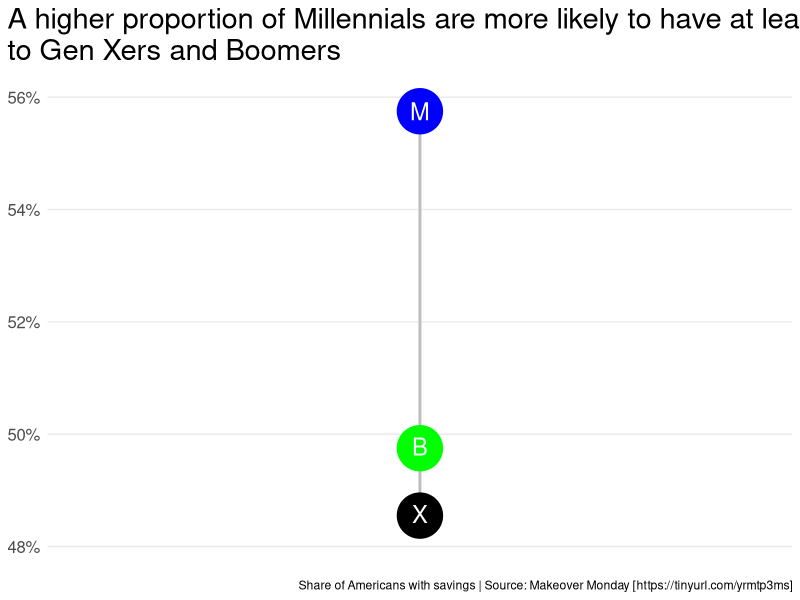

The R script that drew this image:
library(dplyr) # A Grammar of Data Manipulation
library(ggplot2) # Create Elegant Data Visualisations Using the Grammar of Graphics
library(stringr) # Simple, Consistent Wrappers for Common String Operations

data <- readr::read_csv("makeovermonday/2016/Week 4/disaggregated_data.csv")

american_savings <- data %>% 
  mutate(
    age_category = case_when(
      str_detect(category, "Millennials") ~ "Eighteen_to_thirty_four",
      str_detect(category, "Gen Xer") ~ "Thirty_five_to_fifty_four",
      TRUE ~ "Fifty_five_plus"
    ),
    savings_category = case_when(
      !subcategory %in% c("I don't have a savings account", "$0") ~ "Savings",
      TRUE ~ subcategory
    )) %>% 
  with_groups(c(savings_category, category, age_category), summarise, sum_value = sum(value)) %>%
  with_groups(c(savings_category, age_category), summarise, avg_value = mean(sum_value)) %>% 
  filter(savings_category == "Savings") %>% 
  tidyr::pivot_wider(names_from = age_category, values_from = avg_value) %>% 
  mutate(num = 1)

ggplot(data = american_savings) +
  geom_segment(aes(x = num, xend = num, y = Eighteen_to_thirty_four, yend = Thirty_five_to_fifty_four), size = 1, color = "grey") +
  geom_point(aes(x = num, y = Eighteen_to_thirty_four), size = 15, colour = "blue") +
  geom_point(aes(x = num, y = Thirty_five_to_fifty_four), size = 15, colour = "black") +
  geom_point(aes(x = num, y = Fifty_five_plus), size = 15, colour = "green") +
  annotate(geom = "text", x = 1, y = .5575, label = "M", size = 6, colour = "white") +
  annotate(geom = "text", x = 1, y = .4978, label = "B", size = 6, colour = "white") +
  annotate(geom = "text", x = 1, y = .4858, label = "X", size = 6, colour = "white") +
  scale_y_continuous(labels = scales::percent_format(accuracy = 1), limits = c(.48, .56)) +
  theme_minimal() +
  theme(
    axis.title = element_blank(),
    axis.text.x = element_blank(),
    axis.text.y = element_text(size = 12),
    legend.position = "none",
    panel.grid.minor = element_blank(),
    panel.grid.major.x = element_blank(),
    plot.title = element_text(size = 21),
    plot.title.position = "plot"
  ) +
  labs(
    title = "A higher proportion of Millennials are more likely to have at least some savings compared\nto Gen Xers and Boomers",
    caption = "Share of Americans with savings | Source: Makeover Monday [https://tinyurl.com/yrmtp3ms]"
  )
